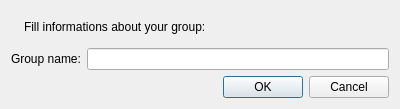
<ui version="4.0" >
 <class>AddGroupDialog</class>
 <widget class="QDialog" name="AddGroupDialog" >
  <property name="geometry" >
   <rect>
    <x>0</x>
    <y>0</y>
    <width>400</width>
    <height>109</height>
   </rect>
  </property>
  <property name="windowTitle" >
   <string>Add a new group</string>
  </property>
  <property name="windowIcon" >
   <iconset>images/im-jabber.png</iconset>
  </property>
  <layout class="QVBoxLayout" >
   <item>
    <layout class="QHBoxLayout" >
     <item>
      <widget class="QLabel" name="label" >
       <property name="text" >
        <string/>
       </property>
       <property name="pixmap" >
        <pixmap>images/im-jabber.png</pixmap>
       </property>
      </widget>
     </item>
     <item>
      <widget class="QLabel" name="label_2" >
       <property name="text" >
        <string>Fill informations about your group:</string>
       </property>
      </widget>
     </item>
     <item>
      <spacer>
       <property name="orientation" >
        <enum>Qt::Horizontal</enum>
       </property>
       <property name="sizeHint" >
        <size>
         <width>40</width>
         <height>20</height>
        </size>
       </property>
      </spacer>
     </item>
    </layout>
   </item>
   <item>
    <layout class="QHBoxLayout" >
     <item>
      <widget class="QLabel" name="label_3" >
       <property name="text" >
        <string>Group name:</string>
       </property>
      </widget>
     </item>
     <item>
      <widget class="QLineEdit" name="group" />
     </item>
    </layout>
   </item>
   <item>
    <widget class="QDialogButtonBox" name="buttonBox" >
     <property name="orientation" >
      <enum>Qt::Horizontal</enum>
     </property>
     <property name="standardButtons" >
      <set>QDialogButtonBox::Cancel|QDialogButtonBox::NoButton|QDialogButtonBox::Ok</set>
     </property>
    </widget>
   </item>
  </layout>
 </widget>
 <resources/>
 <connections>
  <connection>
   <sender>buttonBox</sender>
   <signal>accepted()</signal>
   <receiver>AddGroupDialog</receiver>
   <slot>accept()</slot>
   <hints>
    <hint type="sourcelabel" >
     <x>248</x>
     <y>254</y>
    </hint>
    <hint type="destinationlabel" >
     <x>157</x>
     <y>274</y>
    </hint>
   </hints>
  </connection>
  <connection>
   <sender>buttonBox</sender>
   <signal>rejected()</signal>
   <receiver>AddGroupDialog</receiver>
   <slot>reject()</slot>
   <hints>
    <hint type="sourcelabel" >
     <x>316</x>
     <y>260</y>
    </hint>
    <hint type="destinationlabel" >
     <x>286</x>
     <y>274</y>
    </hint>
   </hints>
  </connection>
 </connections>
</ui>
